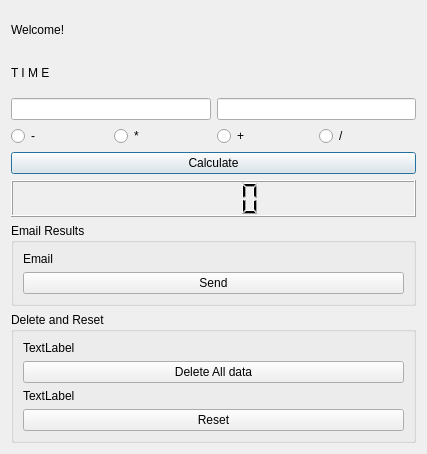
<?xml version="1.0" encoding="UTF-8"?>
<ui version="4.0">
 <class>SendDialog</class>
 <widget class="QDialog" name="SendDialog">
  <property name="geometry">
   <rect>
    <x>0</x>
    <y>0</y>
    <width>427</width>
    <height>454</height>
   </rect>
  </property>
  <property name="windowTitle">
   <string>Basic Operations</string>
  </property>
  <layout class="QVBoxLayout" name="verticalLayout_3">
   <item>
    <widget class="QLabel" name="label">
     <property name="text">
      <string>Welcome!</string>
     </property>
    </widget>
   </item>
   <item>
    <widget class="QLabel" name="lbl_time">
     <property name="text">
      <string>T I M E</string>
     </property>
    </widget>
   </item>
   <item>
    <layout class="QHBoxLayout" name="horizontalLayout_3">
     <item>
      <widget class="QLineEdit" name="txtnum2"/>
     </item>
     <item>
      <widget class="QLineEdit" name="txtnum1"/>
     </item>
    </layout>
   </item>
   <item>
    <layout class="QHBoxLayout" name="horizontalLayout">
     <item>
      <widget class="QRadioButton" name="rbtn_resta">
       <property name="text">
        <string>-</string>
       </property>
      </widget>
     </item>
     <item>
      <widget class="QRadioButton" name="rbtn_multi">
       <property name="text">
        <string>*</string>
       </property>
      </widget>
     </item>
     <item>
      <widget class="QRadioButton" name="rbtn_suma">
       <property name="text">
        <string>+</string>
       </property>
      </widget>
     </item>
     <item>
      <widget class="QRadioButton" name="rbtn_div">
       <property name="text">
        <string>/</string>
       </property>
      </widget>
     </item>
    </layout>
   </item>
   <item>
    <widget class="QPushButton" name="btnCalculate">
     <property name="text">
      <string>Calculate</string>
     </property>
    </widget>
   </item>
   <item>
    <widget class="QLCDNumber" name="lcdNumber"/>
   </item>
   <item>
    <widget class="QGroupBox" name="groupBoxEmail">
     <property name="title">
      <string>Email Results</string>
     </property>
     <layout class="QVBoxLayout" name="verticalLayout">
      <item>
       <widget class="QLabel" name="lblEmail">
        <property name="text">
         <string>Email</string>
        </property>
       </widget>
      </item>
      <item>
       <widget class="QPushButton" name="btnSendEmail">
        <property name="text">
         <string>Send</string>
        </property>
       </widget>
      </item>
     </layout>
    </widget>
   </item>
   <item>
    <widget class="QGroupBox" name="groupBox">
     <property name="title">
      <string>Delete and Reset</string>
     </property>
     <layout class="QVBoxLayout" name="verticalLayout_2">
      <item>
       <widget class="QLabel" name="lblDelete">
        <property name="text">
         <string>TextLabel</string>
        </property>
       </widget>
      </item>
      <item>
       <widget class="QPushButton" name="btnDeleteData">
        <property name="text">
         <string>Delete All data</string>
        </property>
       </widget>
      </item>
      <item>
       <widget class="QLabel" name="lblreset">
        <property name="text">
         <string>TextLabel</string>
        </property>
       </widget>
      </item>
      <item>
       <widget class="QPushButton" name="btnReset">
        <property name="text">
         <string>Reset</string>
        </property>
       </widget>
      </item>
     </layout>
    </widget>
   </item>
  </layout>
 </widget>
 <resources/>
 <connections/>
</ui>
